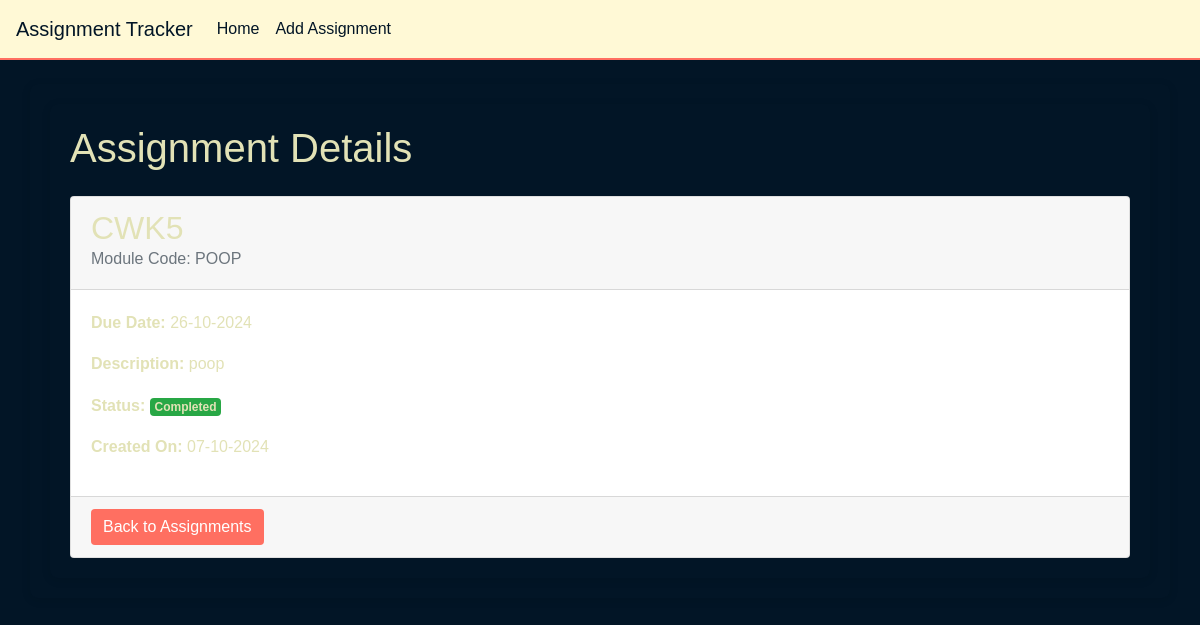
Page /view-assignment/1 on the committed database.
### app/models.py (models this page shows, shortened)
class Assignment(db.Model):
    id = db.Column(db.Integer, primary_key=True)
    title = db.Column(db.String(100), nullable=False)  # Assessment title
    module_code = db.Column(db.String(20), nullable=False)  # Module code
    deadline = db.Column(db.DateTime, nullable=False)  # Deadline date
    description = db.Column(db.Text, nullable=True)  # Short description
    is_completed = db.Column(db.Boolean, default=False)  # Completion status
    date_created = db.Column(db.DateTime, default=datetime.utcnow)  # Timestamp for when the assignment was added

### app/views.py (the view)
@app.route("/view-assignment/<int:assignment_id>")
def view_assignment(assignment_id):
    assignment = Assignment.query.get(assignment_id)
    if assignment is None:
        return render_template("404.html", message="Assignment doesn't exist!"), 404
    return render_template("view_assignment.html", assignment = assignment)

### app/templates/view_assignment.html
{% extends "base.html" %}
{% block content %}
    <div class="container">
        <h1>Assignment Details</h1>
        <div class="card mt-4">
            <div class="card-header">
                <h2>{{ assignment.title }}</h2>
                <h6 class="card-subtitle mb-2 text-muted">Module Code: {{ assignment.module_code }}</h6>
            </div>
            <div class="card-body">
                <p><strong>Due Date:</strong> {{ assignment.deadline.strftime('%d-%m-%Y') }}</p>
                <p><strong>Description:</strong> {{ assignment.description }}</p>
                <p><strong>Status:</strong>
                {% if assignment.is_completed %}
                    <span class="badge bg-success">Completed</span>
                {% else %}
                    <span class="badge bg-warning">Incomplete</span>
                {% endif %}
                </p>
                <p><strong>Created On:</strong> {{ assignment.date_created.strftime('%d-%m-%Y')}}</p>
            </div>
            <div class="card-footer">
                <a href="{{ url_for('index') }}" class="btn btn-primary">Back to Assignments</a>
            </div>
        </div>
    </div>
{% endblock %}

### app/static/baseStyles.css (style rules this page uses)
body { font-family: Arial, sans-serif; background-color: #021526; color: #E2E2B6; line-height: 1.6; }
.container { padding: 20px; background-color: #021526; border-radius: 0.5rem; box-shadow: 0 2px 10px rgba(0, 0, 0, 0.1); }
.btn-primary { background-color: #FF6F61; border: none; }

### rows in the picture
Assignment: title "CWK5", module_code "POOP", deadline "26-10-2024", description "poop", date_created "07-10-2024"
